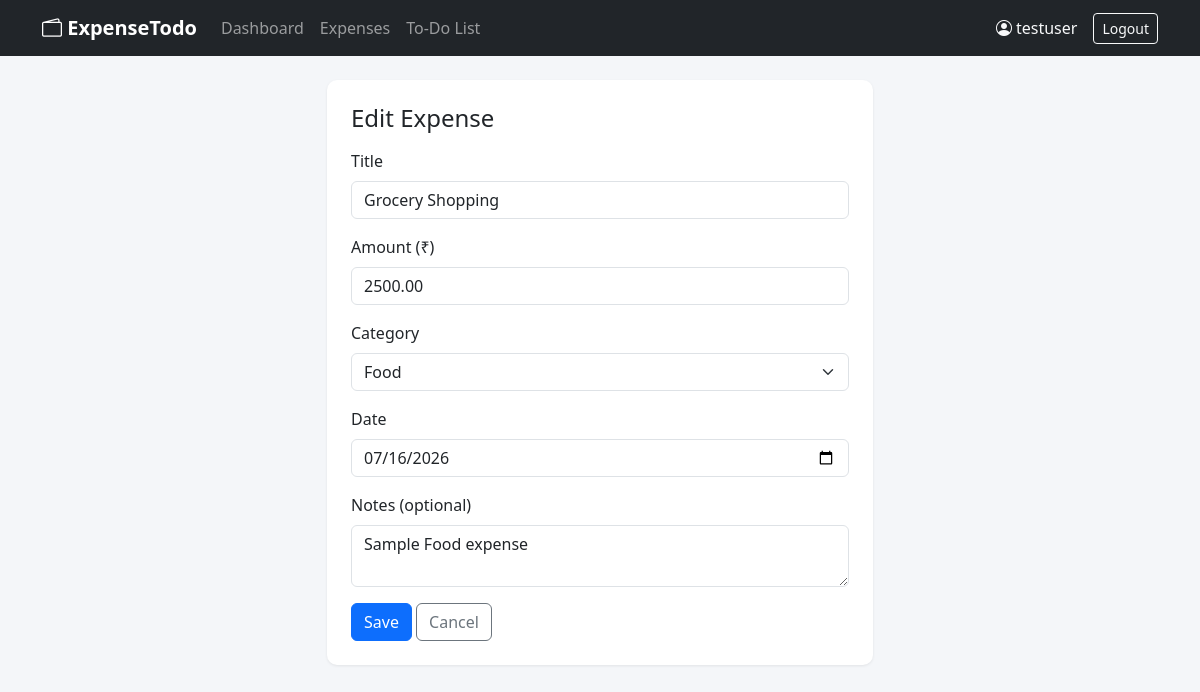
Screenshot of /expenses/2/edit/ (signed in) with the database file from the repository.
### expenses/models.py (models this page shows, shortened)
class Expense(models.Model):
    CATEGORY_CHOICES = [
        ('Food', 'Food'),
        ('Transport', 'Transport'),
        ('Shopping', 'Shopping'),
        ('Bills', 'Bills'),
        ('Entertainment', 'Entertainment'),
        ('Health', 'Health'),
        ('Other', 'Other'),
    ]
    user = models.ForeignKey(User, on_delete=models.CASCADE, related_name='expenses')
    title = models.CharField(max_length=100)
    amount = models.DecimalField(max_digits=10, decimal_places=2)
    category = models.CharField(max_length=20, choices=CATEGORY_CHOICES, default='Other')
    date = models.DateField()
    notes = models.TextField(blank=True)
    created_at = models.DateTimeField(auto_now_add=True)
    class Meta:
        ordering = ['-date', '-created_at']

### expenses/views.py (the view)
# urls.py: path('<int:pk>/edit/', views.expense_update, name='expense_update'),
@login_required
def expense_update(request, pk):
    expense = get_object_or_404(Expense, pk=pk, user=request.user)
    if request.method == 'POST':
        form = ExpenseForm(request.POST, instance=expense)
        if form.is_valid():
            form.save()
            messages.success(request, 'Expense updated.')
            return redirect('expense_list')
    else:
        form = ExpenseForm(instance=expense)
    return render(request, 'expenses/expense_form.html', {'form': form, 'title': 'Edit Expense'})

### expenses/forms.py
class ExpenseForm(forms.ModelForm):
    class Meta:
        model = Expense
        fields = ['title', 'amount', 'category', 'date', 'notes']
        widgets = {
            'title': forms.TextInput(attrs={'class': 'form-control', 'placeholder': 'e.g. Groceries'}),
            'amount': forms.NumberInput(attrs={'class': 'form-control', 'step': '0.01'}),
            'category': forms.Select(attrs={'class': 'form-select'}),
            'date': forms.DateInput(attrs={'class': 'form-control', 'type': 'date'}),
            'notes': forms.Textarea(attrs={'class': 'form-control', 'rows': 2}),
        }

### templates/expenses/expense_form.html (shortened to what this page needs)
{% extends 'base.html' %}
{% block content %}
<div class="row justify-content-center">
    <div class="col-md-6">
        <div class="card p-4">
            <h4 class="mb-3">{{ title }}</h4>
            <form method="post">
                <div class="mb-3">
                    <label class="form-label">Title</label>
                    {{ form.title }}
                </div>
                <div class="mb-3">
                    <label class="form-label">Amount (₹)</label>
                    {{ form.amount }}
                </div>
                <div class="mb-3">
                    <label class="form-label">Category</label>
                    {{ form.category }}
                </div>
                <div class="mb-3">
                    <label class="form-label">Date</label>
                    {{ form.date }}
                </div>
                <div class="mb-3">
                    <label class="form-label">Notes (optional)</label>
                    {{ form.notes }}
                </div>
                <button type="submit" class="btn btn-primary">Save</button>
                <a href="{% url 'expense_list' %}" class="btn btn-outline-secondary">Cancel</a>
            </form>
        </div>
    </div>
</div>
{% endblock %}

### templates/base.html (shortened to what this page needs)
<!DOCTYPE html>
<html lang="en">
<head>
    <link href="https://cdn.jsdelivr.net/npm/bootstrap@5.3.3/dist/css/bootstrap.min.css" rel="stylesheet">
    <link href="https://cdn.jsdelivr.net/npm/bootstrap-icons@1.11.3/font/bootstrap-icons.css" rel="stylesheet">
</head>
<body>
{% if user.is_authenticated %}
<nav class="navbar navbar-expand-lg navbar-dark bg-dark">
    <div class="container">
        <a class="navbar-brand" href="{% url 'dashboard' %}"><i class="bi bi-wallet2"></i> ExpenseTodo</a>
        <div class="collapse navbar-collapse" id="navMenu">
            <ul class="navbar-nav me-auto">
                <li class="nav-item"><a class="nav-link" href="{% url 'dashboard' %}">Dashboard</a></li>
                <li class="nav-item"><a class="nav-link" href="{% url 'expense_list' %}">Expenses</a></li>
                <li class="nav-item"><a class="nav-link" href="{% url 'todo_list' %}">To-Do List</a></li>
            </ul>
            <ul class="navbar-nav">
                <li class="nav-item d-flex align-items-center me-3 text-light">
                    <i class="bi bi-person-circle me-1"></i> {{ user.username }}
                </li>
                <li class="nav-item">
                    <form method="post" action="{% url 'logout' %}" class="d-inline">
                        <button type="submit" class="btn btn-outline-light btn-sm">Logout</button>
                    </form>
                </li>
            </ul>
        </div>
    </div>
</nav>
{% endif %}
<div class="container my-4">
    {% block content %}{% endblock %}
</div>
</body>
</html>

### templates/base.html (style rules this page uses)
body { background-color: #f4f6f9; }
.navbar-brand { font-weight: 600; }
.card { border: none; box-shadow: 0 1px 3px rgba(0,0,0,0.08); border-radius: 10px; }

### rows the page displays
Expense: title "Grocery Shopping", amount "2500.00", category "Food", date "07/16/2026", notes "Sample Food expense"

### other values shown
{{ user.username }} "testuser"
{{ title }} "Edit Expense"
